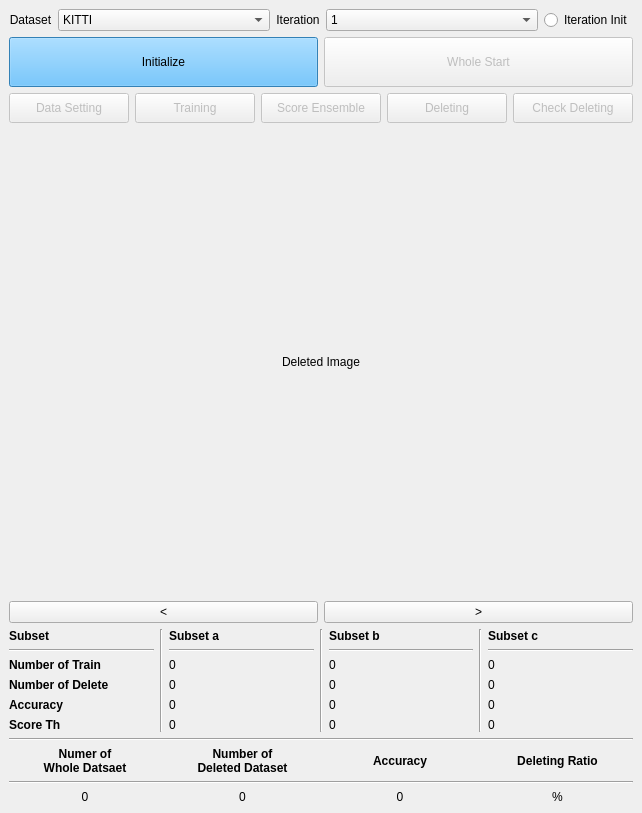
<?xml version="1.0" encoding="UTF-8"?>
<ui version="4.0">
 <class>MainWindow</class>
 <widget class="QMainWindow" name="MainWindow">
  <property name="geometry">
   <rect>
    <x>0</x>
    <y>0</y>
    <width>642</width>
    <height>813</height>
   </rect>
  </property>
  <property name="windowTitle">
   <string>MainWindow</string>
  </property>
  <widget class="QWidget" name="centralwidget">
   <layout class="QGridLayout" name="gridLayout_2">
    <item row="0" column="0">
     <layout class="QGridLayout" name="gridLayout">
      <item row="0" column="0">
       <layout class="QHBoxLayout" name="horizontalLayout_8">
        <item>
         <widget class="QLabel" name="label">
          <property name="sizePolicy">
           <sizepolicy hsizetype="Expanding" vsizetype="Expanding">
            <horstretch>0</horstretch>
            <verstretch>1</verstretch>
           </sizepolicy>
          </property>
          <property name="text">
           <string>Dataset</string>
          </property>
          <property name="alignment">
           <set>Qt::AlignCenter</set>
          </property>
         </widget>
        </item>
        <item>
         <widget class="QComboBox" name="data_comboBox">
          <property name="sizePolicy">
           <sizepolicy hsizetype="Expanding" vsizetype="Preferred">
            <horstretch>2</horstretch>
            <verstretch>1</verstretch>
           </sizepolicy>
          </property>
          <item>
           <property name="text">
            <string>KITTI</string>
           </property>
          </item>
          <item>
           <property name="text">
            <string>TS</string>
           </property>
          </item>
          <item>
           <property name="text">
            <string>WAYMO</string>
           </property>
          </item>
          <item>
           <property name="text">
            <string>AIHub1</string>
           </property>
          </item>
          <item>
           <property name="text">
            <string>AIHub2</string>
           </property>
          </item>
         </widget>
        </item>
        <item>
         <widget class="QLabel" name="label_2">
          <property name="sizePolicy">
           <sizepolicy hsizetype="Expanding" vsizetype="Expanding">
            <horstretch>0</horstretch>
            <verstretch>1</verstretch>
           </sizepolicy>
          </property>
          <property name="text">
           <string>Iteration</string>
          </property>
          <property name="alignment">
           <set>Qt::AlignCenter</set>
          </property>
         </widget>
        </item>
        <item>
         <widget class="QComboBox" name="iter_comboBox">
          <property name="sizePolicy">
           <sizepolicy hsizetype="Expanding" vsizetype="Expanding">
            <horstretch>2</horstretch>
            <verstretch>1</verstretch>
           </sizepolicy>
          </property>
          <item>
           <property name="text">
            <string>1</string>
           </property>
          </item>
          <item>
           <property name="text">
            <string>2</string>
           </property>
          </item>
          <item>
           <property name="text">
            <string>3</string>
           </property>
          </item>
          <item>
           <property name="text">
            <string>4</string>
           </property>
          </item>
          <item>
           <property name="text">
            <string>5</string>
           </property>
          </item>
         </widget>
        </item>
        <item>
         <widget class="QRadioButton" name="radioButton">
          <property name="text">
           <string>Iteration Init</string>
          </property>
         </widget>
        </item>
       </layout>
      </item>
      <item row="3" column="0">
       <widget class="QLabel" name="label_3">
        <property name="sizePolicy">
         <sizepolicy hsizetype="Expanding" vsizetype="Expanding">
          <horstretch>0</horstretch>
          <verstretch>5</verstretch>
         </sizepolicy>
        </property>
        <property name="text">
         <string>Deleted Image</string>
        </property>
        <property name="alignment">
         <set>Qt::AlignCenter</set>
        </property>
       </widget>
      </item>
      <item row="2" column="0">
       <layout class="QHBoxLayout" name="horizontalLayout">
        <item>
         <widget class="QPushButton" name="pushButton">
          <property name="enabled">
           <bool>false</bool>
          </property>
          <property name="sizePolicy">
           <sizepolicy hsizetype="Minimum" vsizetype="Preferred">
            <horstretch>0</horstretch>
            <verstretch>0</verstretch>
           </sizepolicy>
          </property>
          <property name="minimumSize">
           <size>
            <width>0</width>
            <height>30</height>
           </size>
          </property>
          <property name="text">
           <string>Data Setting</string>
          </property>
         </widget>
        </item>
        <item>
         <widget class="QPushButton" name="pushButton_5">
          <property name="enabled">
           <bool>false</bool>
          </property>
          <property name="sizePolicy">
           <sizepolicy hsizetype="Minimum" vsizetype="Preferred">
            <horstretch>0</horstretch>
            <verstretch>0</verstretch>
           </sizepolicy>
          </property>
          <property name="minimumSize">
           <size>
            <width>0</width>
            <height>30</height>
           </size>
          </property>
          <property name="text">
           <string>Training</string>
          </property>
         </widget>
        </item>
        <item>
         <widget class="QPushButton" name="pushButton_6">
          <property name="enabled">
           <bool>false</bool>
          </property>
          <property name="sizePolicy">
           <sizepolicy hsizetype="Minimum" vsizetype="Preferred">
            <horstretch>0</horstretch>
            <verstretch>0</verstretch>
           </sizepolicy>
          </property>
          <property name="minimumSize">
           <size>
            <width>0</width>
            <height>30</height>
           </size>
          </property>
          <property name="text">
           <string>Score Ensemble</string>
          </property>
         </widget>
        </item>
        <item>
         <widget class="QPushButton" name="pushButton_7">
          <property name="enabled">
           <bool>false</bool>
          </property>
          <property name="sizePolicy">
           <sizepolicy hsizetype="Minimum" vsizetype="Preferred">
            <horstretch>0</horstretch>
            <verstretch>0</verstretch>
           </sizepolicy>
          </property>
          <property name="minimumSize">
           <size>
            <width>0</width>
            <height>30</height>
           </size>
          </property>
          <property name="text">
           <string>Deleting</string>
          </property>
         </widget>
        </item>
        <item>
         <widget class="QPushButton" name="pushButton_8">
          <property name="enabled">
           <bool>false</bool>
          </property>
          <property name="sizePolicy">
           <sizepolicy hsizetype="Minimum" vsizetype="Preferred">
            <horstretch>0</horstretch>
            <verstretch>0</verstretch>
           </sizepolicy>
          </property>
          <property name="minimumSize">
           <size>
            <width>0</width>
            <height>30</height>
           </size>
          </property>
          <property name="text">
           <string>Check Deleting</string>
          </property>
         </widget>
        </item>
       </layout>
      </item>
      <item row="5" column="0">
       <layout class="QHBoxLayout" name="horizontalLayout_3">
        <item>
         <layout class="QVBoxLayout" name="verticalLayout_2">
          <item>
           <widget class="QLabel" name="label_5">
            <property name="font">
             <font>
              <weight>75</weight>
              <bold>true</bold>
             </font>
            </property>
            <property name="styleSheet">
             <string>border-bottom-style:solid;
border-bottom-width: 2px;
border-color: rgb(0, 0, 0);</string>
            </property>
            <property name="text">
             <string>Subset</string>
            </property>
           </widget>
          </item>
          <item>
           <widget class="Line" name="line_4">
            <property name="orientation">
             <enum>Qt::Horizontal</enum>
            </property>
           </widget>
          </item>
          <item>
           <widget class="QLabel" name="label_6">
            <property name="font">
             <font>
              <weight>75</weight>
              <bold>true</bold>
             </font>
            </property>
            <property name="styleSheet">
             <string notr="true">border-bottom-style:solid;
border-bottom-width: 2px;
border-color: rgb(0, 0, 0);</string>
            </property>
            <property name="text">
             <string>Number of Train</string>
            </property>
           </widget>
          </item>
          <item>
           <widget class="QLabel" name="label_7">
            <property name="font">
             <font>
              <weight>75</weight>
              <bold>true</bold>
             </font>
            </property>
            <property name="styleSheet">
             <string notr="true">border-bottom-style:solid;
border-bottom-width: 2px;
border-color: rgb(0, 0, 0);</string>
            </property>
            <property name="text">
             <string>Number of Delete</string>
            </property>
           </widget>
          </item>
          <item>
           <widget class="QLabel" name="label_8">
            <property name="font">
             <font>
              <weight>75</weight>
              <bold>true</bold>
             </font>
            </property>
            <property name="styleSheet">
             <string notr="true">border-bottom-style:solid;
border-bottom-width: 2px;
border-color: rgb(0, 0, 0);</string>
            </property>
            <property name="text">
             <string>Accuracy</string>
            </property>
           </widget>
          </item>
          <item>
           <widget class="QLabel" name="label_9">
            <property name="font">
             <font>
              <weight>75</weight>
              <bold>true</bold>
             </font>
            </property>
            <property name="styleSheet">
             <string notr="true">border-bottom-style:solid;
border-bottom-width: 2px;
border-color: rgb(0, 0, 0);</string>
            </property>
            <property name="text">
             <string>Score Th</string>
            </property>
           </widget>
          </item>
         </layout>
        </item>
        <item>
         <widget class="Line" name="line_5">
          <property name="orientation">
           <enum>Qt::Vertical</enum>
          </property>
         </widget>
        </item>
        <item>
         <layout class="QVBoxLayout" name="verticalLayout_3">
          <item>
           <widget class="QLabel" name="label_10">
            <property name="font">
             <font>
              <weight>75</weight>
              <bold>true</bold>
             </font>
            </property>
            <property name="styleSheet">
             <string>border-bottom-style:solid;
border-bottom-width: 2px;
border-color: rgb(0, 0, 0);</string>
            </property>
            <property name="text">
             <string>Subset a</string>
            </property>
           </widget>
          </item>
          <item>
           <widget class="Line" name="line">
            <property name="orientation">
             <enum>Qt::Horizontal</enum>
            </property>
           </widget>
          </item>
          <item>
           <widget class="QLabel" name="label_11">
            <property name="styleSheet">
             <string notr="true">border-bottom-style:solid;
border-bottom-width: 2px;
border-color: rgb(0, 0, 0);</string>
            </property>
            <property name="text">
             <string>0</string>
            </property>
           </widget>
          </item>
          <item>
           <widget class="QLabel" name="label_12">
            <property name="styleSheet">
             <string notr="true">border-bottom-style:solid;
border-bottom-width: 2px;
border-color: rgb(0, 0, 0);</string>
            </property>
            <property name="text">
             <string>0</string>
            </property>
           </widget>
          </item>
          <item>
           <widget class="QLabel" name="label_13">
            <property name="styleSheet">
             <string notr="true">border-bottom-style:solid;
border-bottom-width: 2px;
border-color: rgb(0, 0, 0);</string>
            </property>
            <property name="text">
             <string>0</string>
            </property>
           </widget>
          </item>
          <item>
           <widget class="QLabel" name="label_14">
            <property name="styleSheet">
             <string notr="true">border-bottom-style:solid;
border-bottom-width: 2px;
border-color: rgb(0, 0, 0);</string>
            </property>
            <property name="text">
             <string>0</string>
            </property>
           </widget>
          </item>
         </layout>
        </item>
        <item>
         <widget class="Line" name="line_6">
          <property name="orientation">
           <enum>Qt::Vertical</enum>
          </property>
         </widget>
        </item>
        <item>
         <layout class="QVBoxLayout" name="verticalLayout_5">
          <item>
           <widget class="QLabel" name="label_20">
            <property name="font">
             <font>
              <weight>75</weight>
              <bold>true</bold>
             </font>
            </property>
            <property name="styleSheet">
             <string>border-bottom-style:solid;
border-bottom-width: 2px;
border-color: rgb(0, 0, 0);</string>
            </property>
            <property name="text">
             <string>Subset b</string>
            </property>
           </widget>
          </item>
          <item>
           <widget class="Line" name="line_2">
            <property name="orientation">
             <enum>Qt::Horizontal</enum>
            </property>
           </widget>
          </item>
          <item>
           <widget class="QLabel" name="label_21">
            <property name="styleSheet">
             <string notr="true">border-bottom-style:solid;
border-bottom-width: 2px;
border-color: rgb(0, 0, 0);</string>
            </property>
            <property name="text">
             <string>0</string>
            </property>
           </widget>
          </item>
          <item>
           <widget class="QLabel" name="label_22">
            <property name="styleSheet">
             <string notr="true">border-bottom-style:solid;
border-bottom-width: 2px;
border-color: rgb(0, 0, 0);</string>
            </property>
            <property name="text">
             <string>0</string>
            </property>
           </widget>
          </item>
          <item>
           <widget class="QLabel" name="label_23">
            <property name="styleSheet">
             <string notr="true">border-bottom-style:solid;
border-bottom-width: 2px;
border-color: rgb(0, 0, 0);</string>
            </property>
            <property name="text">
             <string>0</string>
            </property>
           </widget>
          </item>
          <item>
           <widget class="QLabel" name="label_24">
            <property name="styleSheet">
             <string notr="true">border-bottom-style:solid;
border-bottom-width: 2px;
border-color: rgb(0, 0, 0);</string>
            </property>
            <property name="text">
             <string>0</string>
            </property>
           </widget>
          </item>
         </layout>
        </item>
        <item>
         <widget class="Line" name="line_7">
          <property name="orientation">
           <enum>Qt::Vertical</enum>
          </property>
         </widget>
        </item>
        <item>
         <layout class="QVBoxLayout" name="verticalLayout_4">
          <item>
           <widget class="QLabel" name="label_15">
            <property name="font">
             <font>
              <weight>75</weight>
              <bold>true</bold>
             </font>
            </property>
            <property name="styleSheet">
             <string>border-bottom-style:solid;
border-bottom-width: 2px;
border-color: rgb(0, 0, 0);</string>
            </property>
            <property name="text">
             <string>Subset c</string>
            </property>
           </widget>
          </item>
          <item>
           <widget class="Line" name="line_3">
            <property name="orientation">
             <enum>Qt::Horizontal</enum>
            </property>
           </widget>
          </item>
          <item>
           <widget class="QLabel" name="label_16">
            <property name="styleSheet">
             <string notr="true">border-bottom-style:solid;
border-bottom-width: 2px;
border-color: rgb(0, 0, 0);</string>
            </property>
            <property name="text">
             <string>0</string>
            </property>
           </widget>
          </item>
          <item>
           <widget class="QLabel" name="label_17">
            <property name="styleSheet">
             <string notr="true">border-bottom-style:solid;
border-bottom-width: 2px;
border-color: rgb(0, 0, 0);</string>
            </property>
            <property name="text">
             <string>0</string>
            </property>
           </widget>
          </item>
          <item>
           <widget class="QLabel" name="label_18">
            <property name="styleSheet">
             <string notr="true">border-bottom-style:solid;
border-bottom-width: 2px;
border-color: rgb(0, 0, 0);</string>
            </property>
            <property name="text">
             <string>0</string>
            </property>
           </widget>
          </item>
          <item>
           <widget class="QLabel" name="label_19">
            <property name="styleSheet">
             <string notr="true">border-bottom-style:solid;
border-bottom-width: 2px;
border-color: rgb(0, 0, 0);</string>
            </property>
            <property name="text">
             <string>0</string>
            </property>
           </widget>
          </item>
         </layout>
        </item>
       </layout>
      </item>
      <item row="4" column="0">
       <layout class="QHBoxLayout" name="horizontalLayout_10">
        <item>
         <widget class="QPushButton" name="pushButton_2">
          <property name="text">
           <string>&lt;</string>
          </property>
         </widget>
        </item>
        <item>
         <widget class="QPushButton" name="pushButton_3">
          <property name="text">
           <string>&gt;</string>
          </property>
         </widget>
        </item>
       </layout>
      </item>
      <item row="1" column="0">
       <layout class="QHBoxLayout" name="horizontalLayout_9">
        <item>
         <widget class="QPushButton" name="initializeButton">
          <property name="sizePolicy">
           <sizepolicy hsizetype="Expanding" vsizetype="Preferred">
            <horstretch>0</horstretch>
            <verstretch>2</verstretch>
           </sizepolicy>
          </property>
          <property name="minimumSize">
           <size>
            <width>0</width>
            <height>50</height>
           </size>
          </property>
          <property name="styleSheet">
           <string notr="true">background-color: rgb(71, 181, 255);</string>
          </property>
          <property name="text">
           <string>Initialize</string>
          </property>
         </widget>
        </item>
        <item>
         <widget class="QPushButton" name="startButton">
          <property name="enabled">
           <bool>false</bool>
          </property>
          <property name="sizePolicy">
           <sizepolicy hsizetype="Expanding" vsizetype="Preferred">
            <horstretch>0</horstretch>
            <verstretch>2</verstretch>
           </sizepolicy>
          </property>
          <property name="minimumSize">
           <size>
            <width>0</width>
            <height>50</height>
           </size>
          </property>
          <property name="text">
           <string>Whole Start</string>
          </property>
         </widget>
        </item>
       </layout>
      </item>
      <item row="6" column="0">
       <layout class="QVBoxLayout" name="verticalLayout_6">
        <item>
         <widget class="Line" name="line_8">
          <property name="orientation">
           <enum>Qt::Horizontal</enum>
          </property>
         </widget>
        </item>
        <item>
         <layout class="QHBoxLayout" name="horizontalLayout_4">
          <item>
           <widget class="QLabel" name="label_25">
            <property name="font">
             <font>
              <weight>75</weight>
              <bold>true</bold>
             </font>
            </property>
            <property name="text">
             <string>Numer of
Whole Datsaet</string>
            </property>
            <property name="alignment">
             <set>Qt::AlignCenter</set>
            </property>
           </widget>
          </item>
          <item>
           <widget class="QLabel" name="label_26">
            <property name="font">
             <font>
              <weight>75</weight>
              <bold>true</bold>
             </font>
            </property>
            <property name="text">
             <string>Number of
Deleted Dataset</string>
            </property>
            <property name="alignment">
             <set>Qt::AlignCenter</set>
            </property>
           </widget>
          </item>
          <item>
           <widget class="QLabel" name="label_35">
            <property name="font">
             <font>
              <weight>75</weight>
              <bold>true</bold>
             </font>
            </property>
            <property name="text">
             <string>Accuracy</string>
            </property>
            <property name="alignment">
             <set>Qt::AlignCenter</set>
            </property>
           </widget>
          </item>
          <item>
           <widget class="QLabel" name="label_27">
            <property name="font">
             <font>
              <weight>75</weight>
              <bold>true</bold>
             </font>
            </property>
            <property name="text">
             <string>Deleting Ratio</string>
            </property>
            <property name="alignment">
             <set>Qt::AlignCenter</set>
            </property>
           </widget>
          </item>
         </layout>
        </item>
        <item>
         <widget class="Line" name="line_9">
          <property name="orientation">
           <enum>Qt::Horizontal</enum>
          </property>
         </widget>
        </item>
        <item>
         <layout class="QHBoxLayout" name="horizontalLayout_5">
          <item>
           <widget class="QLabel" name="label_28">
            <property name="text">
             <string>0</string>
            </property>
            <property name="alignment">
             <set>Qt::AlignCenter</set>
            </property>
           </widget>
          </item>
          <item>
           <widget class="QLabel" name="label_29">
            <property name="text">
             <string>0</string>
            </property>
            <property name="alignment">
             <set>Qt::AlignCenter</set>
            </property>
           </widget>
          </item>
          <item>
           <widget class="QLabel" name="label_36">
            <property name="text">
             <string>0</string>
            </property>
            <property name="alignment">
             <set>Qt::AlignCenter</set>
            </property>
           </widget>
          </item>
          <item>
           <widget class="QLabel" name="label_30">
            <property name="text">
             <string>%</string>
            </property>
            <property name="alignment">
             <set>Qt::AlignCenter</set>
            </property>
           </widget>
          </item>
         </layout>
        </item>
       </layout>
      </item>
     </layout>
    </item>
   </layout>
  </widget>
 </widget>
 <resources/>
 <connections/>
</ui>
